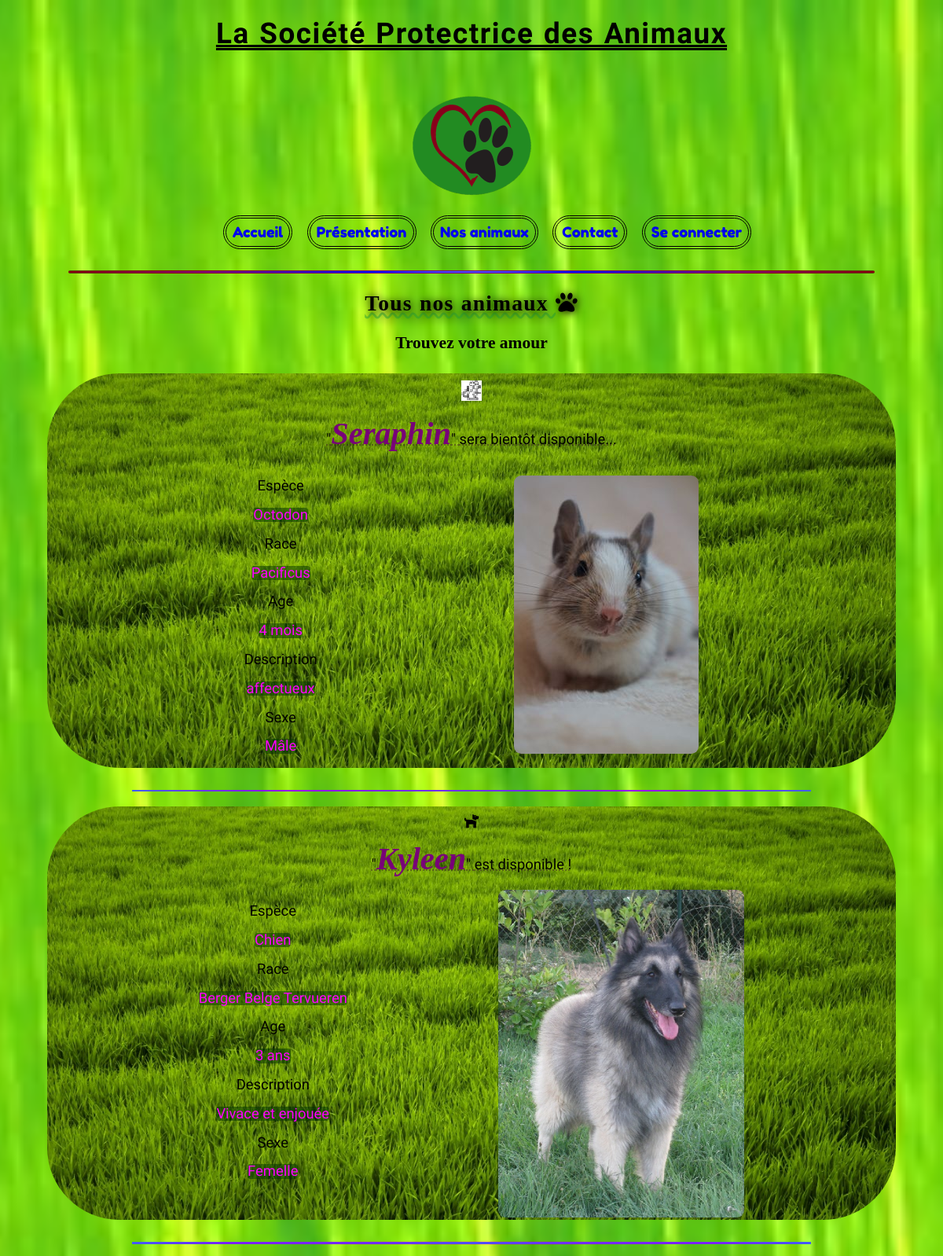
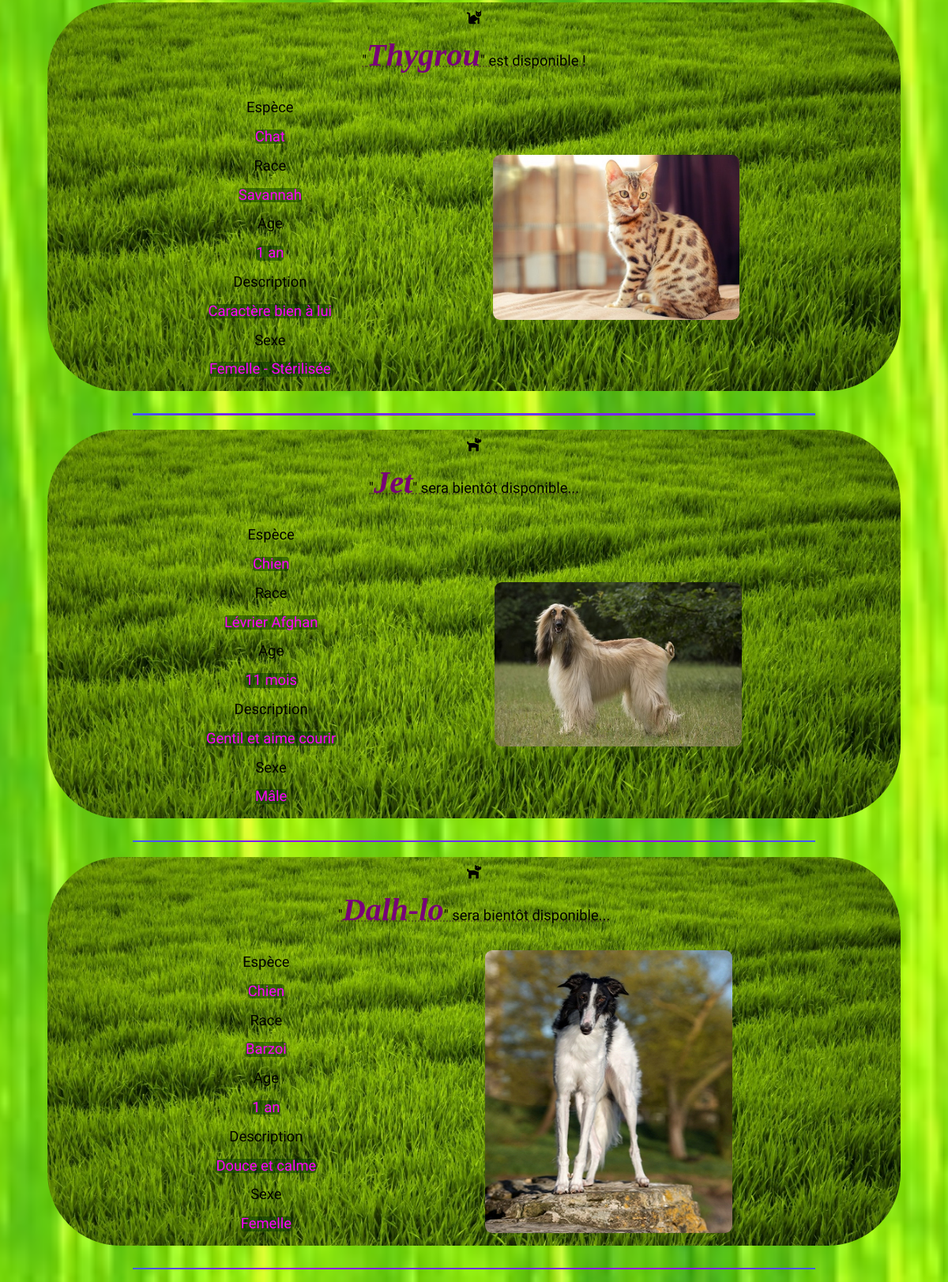
Screenshot of /Tous_nos_animaux (upper part) with the database file from the repository (2 pictures, top to bottom).
### tables this page shows
CREATE TABLE `availability` (
  `id` int(11) NOT NULL,
  `available` int(11) NOT NULL COMMENT 'availiable mean vaccinated and free to be adopted ATM',
  `inDate` datetime NOT NULL DEFAULT current_timestamp(),
  `outDate` datetime DEFAULT NULL,
  `reason` text NOT NULL,
  `fk_key` int(11) NOT NULL COMMENT 'Need to be even to animals.id to be bind'
);

CREATE TABLE `animals` (
  `id` int(11) NOT NULL,
  `name` varchar(255) DEFAULT NULL,
  `kind` int(11) DEFAULT NULL,
  `breed` varchar(255) NOT NULL,
  `age` int(11) DEFAULT NULL,
  `ageUnitMeasure` int(11) DEFAULT NULL,
  `description` text NOT NULL,
  `picturePath` varchar(255) NOT NULL,
  `fileExtension` int(11) DEFAULT NULL,
  `picDescribed` varchar(255) NOT NULL,
  `sex` int(11) DEFAULT NULL
);

### controllers/PetController.php (called while the page is built, shortened)
<?php
require_once "models/PetManager.php";
require_once "models/Pet.php";
class PetController
{
    private $petManager;
    public function __construct()
    {
        $this->petManager = new PetManager();
        $this->petManager->fetchAnimals();
        $this->petManager->fetchDogs();
        $this->petManager->fetchCats();
        $this->petManager->fetchDegus();
    }
    public function showPets()
    {
        $pets = $this->petManager->getPets();
        require "views/pets.php";
    }
}

### models/PetManager.php (called while the page is built, shortened)
<?php
require_once "Model.php";
require_once "Pet.php";
class PetManager extends Model
{
    private $pets;
    public function fetchAnimals(): void
    {
        $req = $this->getDb()->prepare("
        SELECT animals.id, name, kind, breed, age, ageUnitMeasure, description,
               picturePath, fileExtension, picDescribed, sex, available
                /*, availability.inDate, availability.outDate, availability.fk_key */
        FROM animals
        INNER JOIN availability
        ON animals.id = availability.fk_key
        ORDER BY inDate");
        $req->execute();
        $pets = $req->fetchAll(PDO::FETCH_ASSOC);
    }
    public function addPet(Pet $p): void
    {
        $this->pets[] = $p;
    }
    public function getPets(): ?array
    {
        return $this->pets;
    }
}

### models/Pet.php (called while the page is built, shortened)
<?php
class Pet
{
    private $id;
    private $name;
    private $kind;
    private $status;
    private $breed;
    private $age;
    private $ageUnitMeasure;
    private $description;
    private $sex;
    private $picture;
    private $fileExtension;
    private $picDescribed;
    public function __construct(int $id, ?string $name, int $kind, int $status, string $breed, int $age, int $ageUnitMeasure,
                                ?string $description, int $sex, ?string $picture, int $fileExtension, ?string $picDescribed){
        $this->id = $id;
        $this->name = $name;
        $this->kind = $kind;
        $this->status = $status;
        $this->breed = $breed;
        $this->age = $age;
        $this->ageUnitMeasure = $ageUnitMeasure;
        $this->description = $description;
        $this->sex = $sex;
        $this->picture = $picture;
        $this->fileExtension = $fileExtension;
        $this->picDescribed = $picDescribed;
    }
    public function getId(): int{
        return $this->id;
    }
    public function getName(): ?string{
        return $this->name;
    }
    public function getKind(): int{
        return $this->kind;
    }
    public function getStatus(): int{
        return $this->status;
    }
    public function getBreed(): string{
        return $this->breed;
    }
    public function getAge(): int{
        return $this->age;
    }
    public function getAgeUnitMeasure(): int{
        return $this->ageUnitMeasure;
    }
    public function getDescription(): ?string{
        return $this->description;
    }
    public function getSex(): int{
        return $this->sex;
    }
    public function getPicture(): ?string{
        return $this->picture;
    }
    public function getFileExtension(): int{
        return $this->fileExtension;
    }
    public function getPicDescribed(): ?string{
        return $this->picDescribed;
    }
}

### models/Model.php (called while the page is built, shortened)
<?php
abstract class Model
{
    private static $pdo;
    private static function setDb(){
        self::$pdo = new PDO("mysql:host=leoriptspa.mysql.db;dbname=leoriptspa;charset=utf8mb4","leoriptspa", "t");
        self::$pdo->setAttribute(PDO::ATTR_ERRMODE,PDO::ERRMODE_WARNING);
    }
    protected function getDb(){
        return self::$pdo;
    }
}

### views/pets.php (the view, shortened to what this page needs)
    <h3>Trouvez votre amour</h3>
<?php for($i = 0; $i < count($pets); $i++): ?>
    <section class="petGeneral">
        <article>
            <div class="icon">
                <?php switch($pets[$i]->getKind()):
                    case 0:
                        echo "<i class='fas fa-dog'></i>";
                        break;
                    case 1:
                        echo "<i class='fas fa-cat'></i>";
                        break;
                    case 2:
                        echo "<img src='public/img/degus/degusIcon.png' alt='Un octodon schématisé'>";
                        break;
                endswitch ?>
            </div>
            <div class="presentation">
                <?php if(empty($pets[$i]->getName())):
                    echo $_SESSION['formName'];
                else: ?>
                <p>"<em class='name'><?= $pets[$i]->getName() ?></em>"
                <?php endif; ?>
                <?php if($pets[$i]->getStatus() === 0):
                    echo " est disponible !</p>";
                elseif($pets[$i]->getStatus() === 1):
                    echo " sera bientôt disponible...</p>";
                else:
                    echo " est indisponible, mais vous pouvez en aider d'autres ♥</p>";
                endif; ?>
            </div>
        </article>
        <section class="blockPresentation">
            <article>
                <div>
                    <p class="labelsTypo">Espèce</p>
                    <p class="infosTypo">
                        <?php if($pets[$i]->getKind() === 0):
                            echo 'Chien';
                        elseif($pets[$i]->getKind() === 1):
                            echo 'Chat';
                        else:
                            echo 'Octodon';
                        endif; ?>
                    </p>
                </div>
                <div>
                    <p class="labelsTypo">Race</p>
                    <p class="infosTypo"><?= $pets[$i]->getBreed(); ?></p>
                </div>
                <div>
                    <p class="labelsTypo">Age</p>
                    <p class="infosTypo"><?= $pets[$i]->getAge(); ?>
                        <?php if($pets[$i]->getAgeUnitMeasure() === 0):
                            echo 'mois';
                        elseif($pets[$i]->getAgeUnitMeasure() === 1 && $pets[$i]->getAge() <= 1):
                            echo 'an';
                        else:
                            echo 'ans';
                        endif; ?>
                    </p>
                </div>
                <div>
                    <p class="labelsTypo">Description</p>
                    <p class="infosTypo">
                        <?php if($pets[$i]->getId() === 57): ?>
                        <span id="specialDog"><?= $pets[$i]->getDescription(); ?></span>
                        <?php else: ?>
                            <?= $pets[$i]->getDescription(); ?>
                        <?php endif; ?>
                    </p>
                </div>
                <div>
                    <p class="labelsTypo">Sexe</p>
                    <p class="infosTypo">
                        <?php if($pets[$i]->getSex() === 0):
                            echo 'Mâle';
                        elseif($pets[$i]->getSex() === 1):
                            echo 'Femelle';
                        elseif($pets[$i]->getSex() === 2):
                            echo 'Indéfini';
                        elseif($pets[$i]->getSex() === 3):
                            echo 'Mâle - Castré';
                        else:
                            echo 'Femelle - Stérilisée';
                        endif; ?>
                    </p>
                </div>
            </article>
            <article class="articlePicture">
                <?php if($pets[$i]->getFileExtension() === 0): ?>
                    <img class="picture" src="public/img/<?php if($pets[$i]->getKind() === 0): ?>dogs/<?php elseif($pets[$i]->getKind() === 1): ?>cats/<?php else: ?>degus/<?php endif ?><?= $pets[$i]->getPicture(); ?><?='.png'?>" alt="<?= $pets[$i]->getPicDescribed(); ?>">
                <?php elseif($pets[$i]->getFileExtension() === 1): ?>
                    <img class="picture" src="public/img/<?php if($pets[$i]->getKind() === 0): ?>dogs/<?php elseif($pets[$i]->getKind() === 1): ?>cats/<?php else: ?>degus/<?php endif ?><?= $pets[$i]->getPicture(); ?><?='.jpg'?>" alt="<?= $pets[$i]->getPicDescribed(); ?>">
                <?php else: ?>
                    <img class="picture" src="public/img/<?php if($pets[$i]->getKind() === 0): ?>dogs/<?php elseif($pets[$i]->getKind() === 1): ?>cats/<?php else: ?>degus/<?php endif ?><?= $pets[$i]->getPicture(); ?><?='.png'?>" alt="<?= $pets[$i]->getPicDescribed(); ?>">
                <?php endif; ?>
            </article>
        </section>
    </section>
    <hr class="petSeparator">
<?php endfor ?>
<?php
$content = ob_get_clean();
require "template.php";

### index.php (shortened to what this page needs)
<?php
require_once "controllers/PetController.php";
$structureController = new StructureController;
$petController = new PetController;
if(empty($_GET['page'])){
    $structureController->home();
} else {
    switch($_GET['page']){
        case "Tous_nos_animaux" :
            $petController->showPets();
            break;
    }
}

### views/template.php (shortened to what this page needs)
<!doctype html>
<html lang="fr">
<head>
    <link rel="stylesheet" href="https://use.fontawesome.com/releases/v5.15.2/css/all.css"
>
    <link href="css/normalize.css" rel="stylesheet">
    <link href="css/styles.css" rel="stylesheet">
</head>
<body>
    <header>
        <h1>La Société Protectrice des Animaux</h1>
        <img id="logo" src="public/icon/originalIcon/websiteIconLittle.png" alt="Icon du site SPA">
        <nav id="Menu">
            <ul>
                <li><a href="Accueil" title="Désirez-vous un maté ?">Accueil</a></li>
                <li><a href="Présentation">Présentation</a></li>
                <li><a href="Tous_nos_animaux">Nos animaux</a>
                </li>
                <li><a href="Contact">Contact</a></li>
                <li><a href="Connexion">Se connecter</a></li>
            </ul>
        </nav>
        <hr class="partSeparator">
    </header>
    <main>
        <h2 id="subTitle"><?= $_SESSION['pageName'] ?></h2>
        <?= $content ?>
    </main>
</body>
</html>

### css/styles.css (style rules this page uses)
:root { --textColor: rgba(0, 0, 255, 1); }
html { margin:0; padding:0; line-height: 1; -webkit-text-size-adjust: 100%; background: url("../public/img/background.jpg") no-repeat center fixed; background-size: cover; }
body { text-align: center; align-items: center; }
.partSeparator { height: 0.20em; background: radial-gradient(#fff, blue, purple, darkred, forestgreen); width: 95%; border: black; border-radius: 1em; }
section { justify-content: center; margin-left: auto; margin-right: auto; }
p { font-family: 'Varela Round', sans-serif; }
header { margin-bottom: 0.25em; text-decoration: underline; }
h1 { font-family: 'Potta One', cursive; font-size: 2em; text-decoration: underline double; margin-bottom: 1.5em; letter-spacing: 0.1rem; word-spacing: 0.1rem; }
h2 { text-decoration: underline rgba(40, 160, 55, 0.5) wavy; letter-spacing: 0.075rem; word-spacing: 0.075rem; text-shadow: 0.05em 0.05em 0.4em rgba(0, 0, 0, 1); }
h3 { margin-top: 1.25em; margin-bottom: 1.25em; }
nav { display: flex; position: relative; justify-content: center; font-family: 'Fredoka One', cursive; }
nav a { display: inline-block; padding: 0.5rem; text-decoration: none; border: 0.25em double black; border-radius: 2em; }
nav ul { list-style: none; }
nav > ul { display: flex; }
nav ul li { margin-left: 0.5em; margin-right: 0.5em; }
.petGeneral { background-image: url("../public/img/main.jpg"); background-size: cover; background-repeat: no-repeat; background-position: center center; border-radius: 5em; }
.icon { padding-top: 0.5em; }
.labelsTypo { font-family: 'Akaya Telivigala', cursive; }
.presentation { text-decoration: underline dotted rgba(50, 0, 50, 0.4); }
.name { font-family: 'Harrington', cursive; color: rgba(120, 0, 120, 1); font-size: 2.2em; font-weight: 900; }
.infosTypo { color: rgba(255, 0, 255, 1);; border-radius: 0.2em; background-color: rgba(0, 50, 0, 0.5); margin-left: auto; margin-right: auto; width: fit-content; }
.blockPresentation { display: flex; justify-content: space-evenly; }
.petSeparator { height: 0.15em; border: none; background: radial-gradient(#00A4F1, #9B00FF, #00A4F1); display: block; width: 80%; margin-top: 1.5em; margin-bottom: 1em; }
@media screen and (min-width: 780px) and (max-width: 1280px) { body { width: 90%; font-size: 115%; margin-left: auto; margin-right: auto; } }
@media screen and (min-width: 780px) and (max-width: 1280px) { .articlePicture { margin-top: auto; margin-bottom: auto; border-radius: 1em; } }
@media screen and (min-width: 780px) and (max-width: 1280px) { .picture { border-radius: 0.5em; max-width: 17em; box-sizing: border-box; } }

### rows the page displays
availability: fk_key.name "Seraphin", available "sera bientôt disponible...", shows "Octodon", fk_key.breed "Pacificus", fk_key.age "4", shows "mois", fk_key.description "affectueux", shows "Mâle", fk_key.picturePath (picture)
availability: fk_key.name "Kyleen", available "est disponible !", shows "Chien", fk_key.breed "Berger Belge Tervueren", fk_key.age "3", shows "ans", fk_key.description "Vivace et enjouée", shows "Femelle", fk_key.picturePath (picture)
availability: fk_key.name "Thygrou", available "est disponible !", shows "Chat", fk_key.breed "Savannah", fk_key.age "1", fk_key.description "Caractère bien à lui", shows "Femelle - Stérilisée", fk_key.picturePath (picture)
availability: fk_key.name "Jet", available "sera bientôt disponible...", shows "Chien", fk_key.breed "Lévrier Afghan", fk_key.age "11", shows "mois", fk_key.description "Gentil et aime courir", shows "Mâle", fk_key.picturePath (picture)
availability: fk_key.name "Dalh-lo", available "sera bientôt disponible...", shows "Chien", fk_key.breed "Barzoi", fk_key.age "1", shows "an", fk_key.description "Douce et calme", shows "Femelle", fk_key.picturePath (picture)

### other values shown
$_SESSION['pageName'] "Tous nos animaux"
